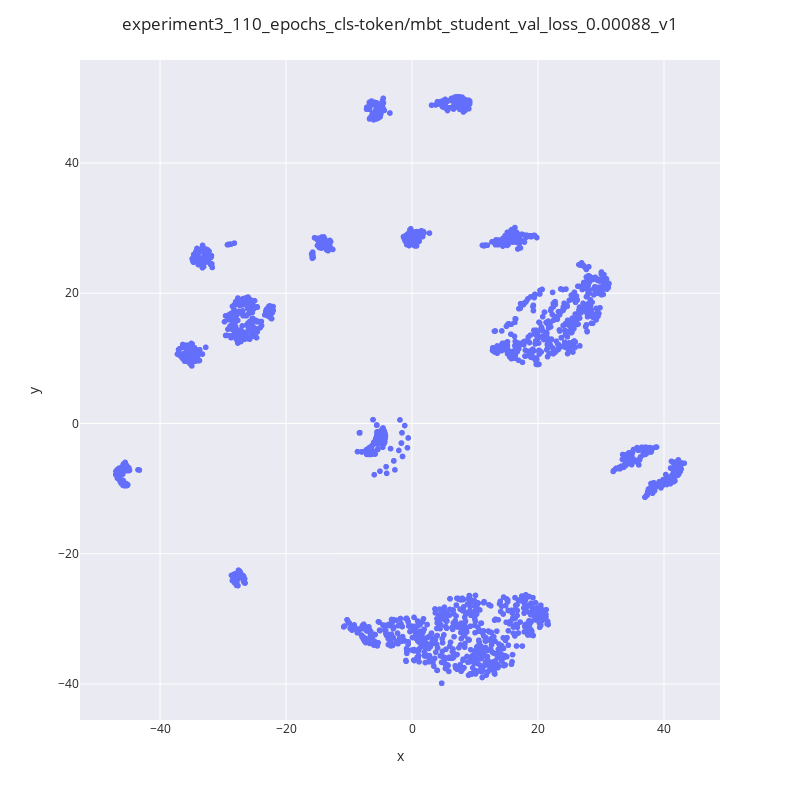

Here is the notebook cell this chart was saved with:
### Code cell
chkpt_name = "experiment3_110_epochs_cls-token/mbt_student_val_loss_0.00088_v1"
pkl_path = f"saved_models/{chkpt_name}.pkl"
with open(pkl_path, "rb") as fh:
    embeddings_obj = pickle.load(fh)

embeddings_cleaned = clean_nans(embeddings_obj)
plot_embeddings(embeddings_cleaned, chkpt_name)

### Figure 1 — Plotly figure (JSON) as saved in the notebook; plotly's stock layout.template omitted (floating-point values rounded to 4 significant figures; data arrays with more than 128 entries replaced by an {"elided": "..."} marker saying what was removed)
{"data": [{"customdata": {"elided": "2586x1 str values"}, "hovertemplate": "x=%{x}<br>y=%{y}<br>labels=%{customdata[0]}<extra></extra>", "legendgroup": "", "marker": {"color": "#636efa", "symbol": "circle"}, "mode": "markers", "name": "", "showlegend": false, "type": "scattergl", "x": {"elided": "2586 float values"}, "xaxis": "x", "y": {"elided": "2586 float values"}, "yaxis": "y"}], "layout": {"autosize": false, "height": 800, "legend": {"tracegroupgap": 0}, "margin": {"t": 60}, "title": {"text": "experiment3_110_epochs_cls-token/mbt_student_val_loss_0.00088_v1"}, "width": 800, "xaxis": {"anchor": "y", "domain": [0, 1], "title": {"text": "x"}}, "yaxis": {"anchor": "x", "domain": [0, 1], "title": {"text": "y"}}}}
